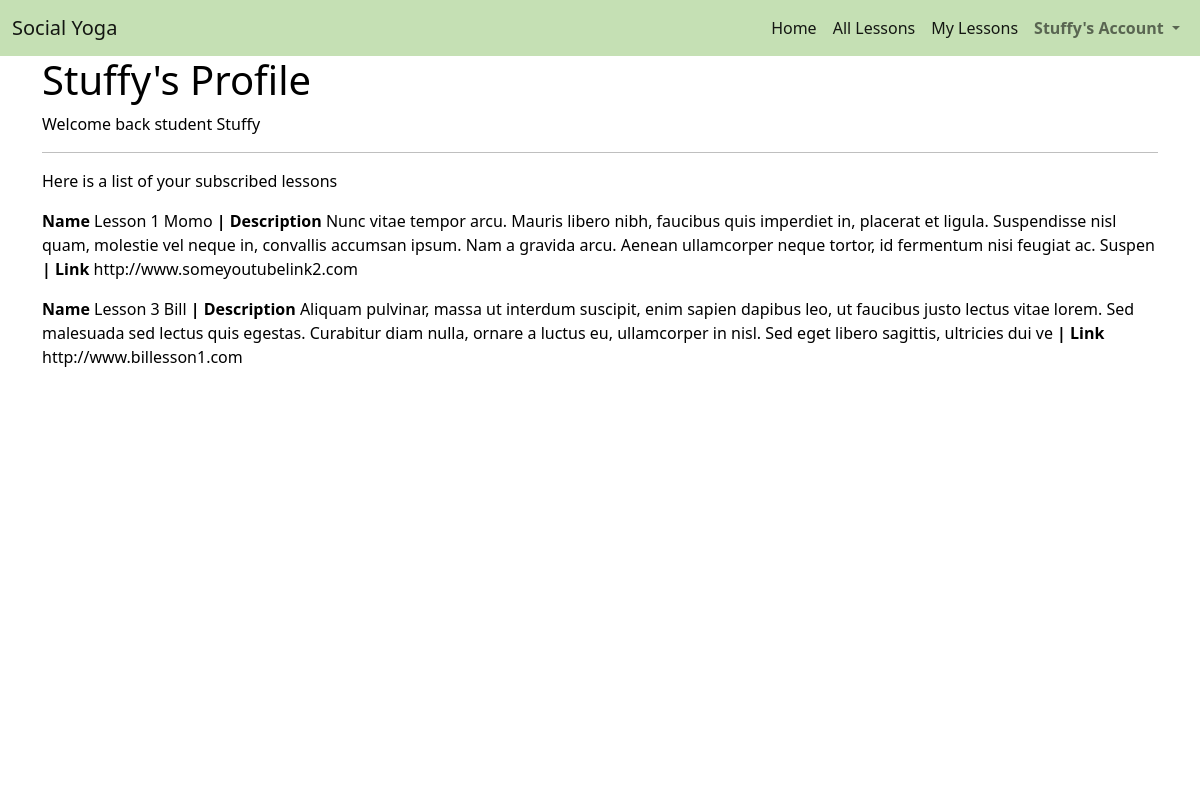
/profiles/ (signed in), run on an earlier commit of the app's database.
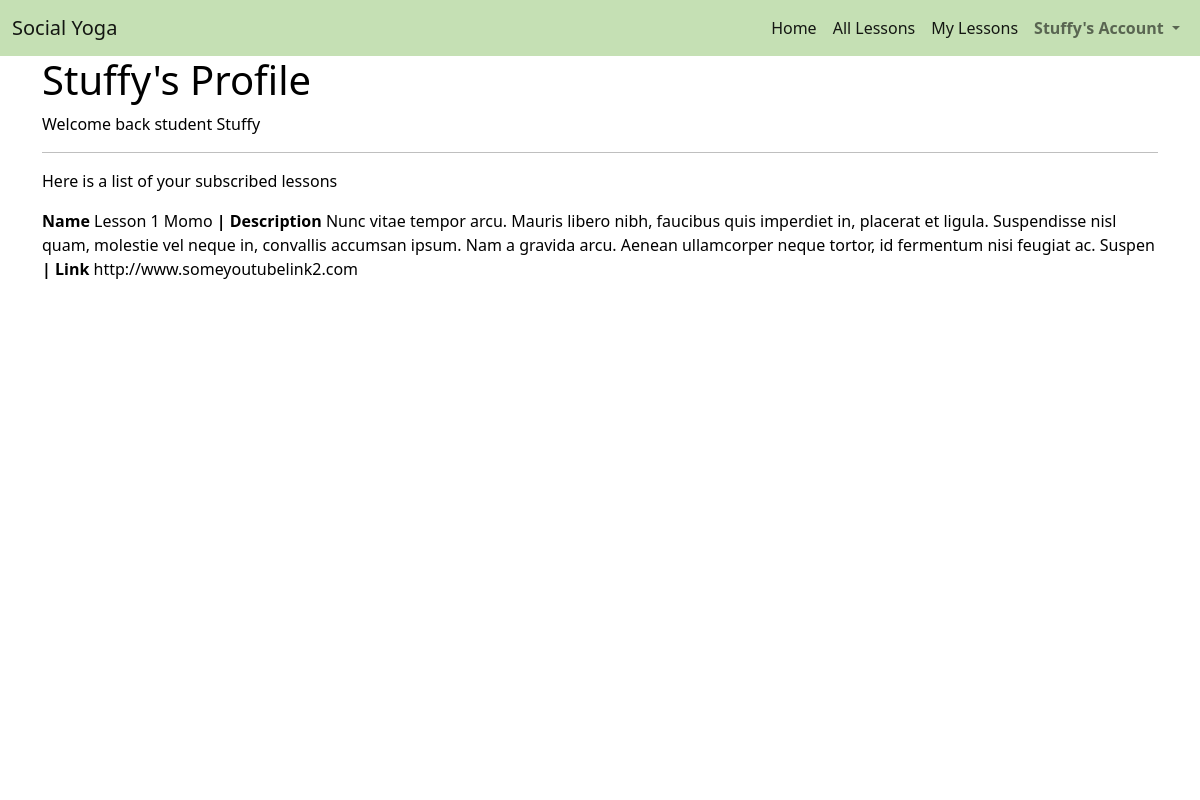
And on a later commit of the database.
### lessons/models.py (models this page shows, shortened)
class Lesson(models.Model):
    lesson_id = models.CharField(max_length=32, null=False, editable=False)
    instructor_profile = models.ForeignKey(UserProfile, on_delete=models.SET_NULL,
                                        null=True, blank=True, related_name='lessons')
    lesson_name = models.CharField(max_length=32, null=False, editable=True)
    description = models.TextField(max_length=254)
    url = models.URLField(max_length=1024, null=False, blank=False)

### profiles/views.py (the view)
# urls.py: path('', views.profile, name='profile'),
def profile(request):
    profile = get_object_or_404(UserProfile, user=request.user)
    if profile.is_instructor:
        lessons = Lesson.objects.filter(instructor_name=profile)
    else:
        lessonItems = LessonItem.objects.filter(user=profile)
        lessons = []
        for lesson in lessonItems:
            lessons.append(lesson.lesson)
    context = {
        'profile': profile,
        'lessons': lessons,
    }
    return render(request, 'profiles/profile.html', context)

### profiles/templates/profiles/profile.html (shortened to what this page needs)
{% extends "base.html" %}
{% load static %}
{% block content %}
    <div class="overlay"></div>
    <div class="container h-100">
        <div class="row h-100">
            <div class="col">
                {% if lessons and profile.is_instructor %}
                    <h1>{{ profile.first_name|title }}'s Profile</h1>
                    <p>Welcome back instructor {{ profile.first_name }}</p>
                    <hr>
                    <p>Here is a list of your created lessons</p>
                    {% for lesson in lessons %}
                    <p>
                        <span>
                            <strong>Name </strong>   {{ lesson.lesson_name }}
                            <strong>| Description   </strong>{{ lesson.description }}
                            <strong>| Link   </strong>{{ lesson.url }}
                        </span>
                    </p>
                    {% endfor %}
                {% else %}
                    <h1>{{ profile.first_name|title }}'s Profile</h1>
                    <p>Welcome back student {{ profile.first_name }}</p>
                    <hr>
                    <p>Here is a list of your subscribed lessons</p>
                    {% for lesson in lessons %}
                    <p>
                        <span>
                            <strong>Name </strong>   {{ lesson.lesson_name }}
                            <strong>| Description   </strong>{{ lesson.description }}
                            <strong>| Link   </strong>{{ lesson.url }}
                        </span>
                    </p>
                    {% endfor %}
                {% endif %}
            </div>
        </div>
    </div>
{% endblock %}

What changed in the data, as far as the page shows it:
removed Lesson: lesson_name "Lesson 3 Bill", description "Aliquam pulvinar, massa ut interdum suscipit, enim sapien dapibus leo, ut faucibus justo lectus vitae lorem. Sed malesuada sed lectus quis egestas. Curabitur diam nulla, ornare a luctus eu, ullamcorper in nisl. Sed eget libero sagittis, ultricies dui ve", url "http://www.billesson1.com"
